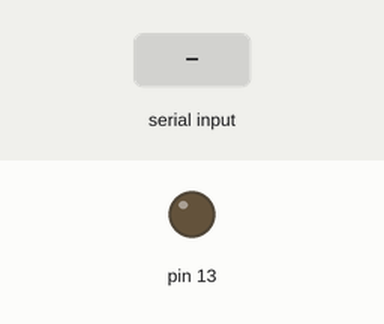
Bench run of a sketch on a simulated Arduino Uno, built with avr-gcc and run on an emulated ATmega328P. Shown: output pins drawn as LEDs (lit = HIGH). Inputs (shaded band) come from the test bench.

Above: at 1.2 s.
1.3 s: "1" received over Serial
At 2.3 s:
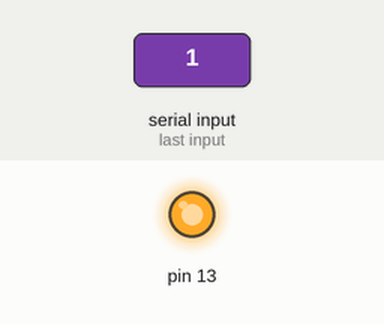
2.8 s: "0" received over Serial
At 3.4 s:
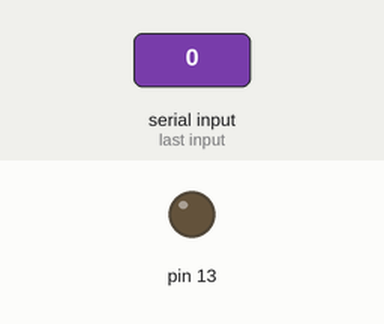
Timing chart, 0 to 5.8 s (numbered marks = the images above; inputs shaded):
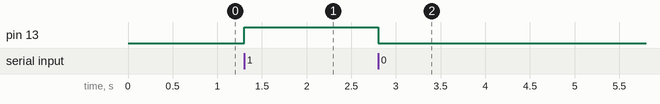

Measured:
- after the input at 1.3 s, pin 13: LOW → HIGH at once
- after the input at 2.8 s, pin 13: HIGH → LOW at once

The sketch:

arduino_receive.ino
```cpp
void setup() {
  // put your setup code here, to run once:
  Serial.begin(9600);
  pinMode(13, OUTPUT);
}

void loop() {
  // put your main code here, to run repeatedly:
  if(Serial.available()) {
    char c = Serial.read();
    if(c == '1')
      digitalWrite(13, HIGH);
    else
      digitalWrite(13, LOW);
  }
}
```
